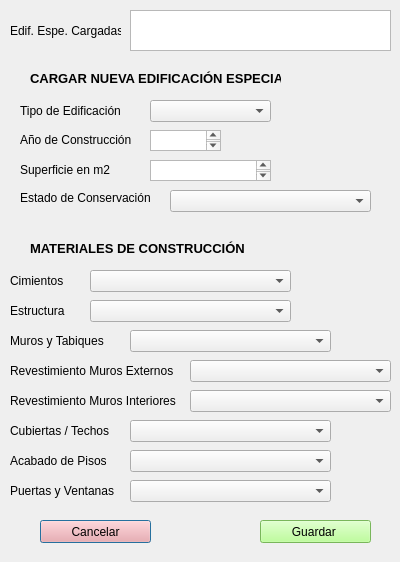
<?xml version="1.0" encoding="UTF-8"?>
<ui version="4.0">
 <class>Dialog</class>
 <widget class="QDialog" name="Dialog">
  <property name="geometry">
   <rect>
    <x>0</x>
    <y>0</y>
    <width>400</width>
    <height>562</height>
   </rect>
  </property>
  <property name="windowTitle">
   <string>Dialog</string>
  </property>
  <widget class="QListWidget" name="list_bbdd">
   <property name="geometry">
    <rect>
     <x>130</x>
     <y>10</y>
     <width>261</width>
     <height>41</height>
    </rect>
   </property>
  </widget>
  <widget class="QLabel" name="label">
   <property name="geometry">
    <rect>
     <x>10</x>
     <y>20</y>
     <width>111</width>
     <height>21</height>
    </rect>
   </property>
   <property name="font">
    <font>
     <pointsize>9</pointsize>
    </font>
   </property>
   <property name="text">
    <string>Edif. Espe. Cargadas</string>
   </property>
  </widget>
  <widget class="QComboBox" name="comboBox_tipo_edi">
   <property name="geometry">
    <rect>
     <x>150</x>
     <y>100</y>
     <width>121</width>
     <height>22</height>
    </rect>
   </property>
   <item>
    <property name="text">
     <string/>
    </property>
   </item>
   <item>
    <property name="text">
     <string>Cine</string>
    </property>
   </item>
   <item>
    <property name="text">
     <string>Centro Comunitario</string>
    </property>
   </item>
   <item>
    <property name="text">
     <string>Centro Educativo</string>
    </property>
   </item>
   <item>
    <property name="text">
     <string>Comercio</string>
    </property>
   </item>
   <item>
    <property name="text">
     <string>Club Deportivo</string>
    </property>
   </item>
   <item>
    <property name="text">
     <string>Club Social</string>
    </property>
   </item>
   <item>
    <property name="text">
     <string>Galería Cubierta</string>
    </property>
   </item>
   <item>
    <property name="text">
     <string>Garaje Colectivo</string>
    </property>
   </item>
   <item>
    <property name="text">
     <string>Gasolinera</string>
    </property>
   </item>
   <item>
    <property name="text">
     <string>Hospital</string>
    </property>
   </item>
   <item>
    <property name="text">
     <string>Hotel</string>
    </property>
   </item>
   <item>
    <property name="text">
     <string>Industrial</string>
    </property>
   </item>
   <item>
    <property name="text">
     <string>Motel</string>
    </property>
   </item>
   <item>
    <property name="text">
     <string>Restaurante</string>
    </property>
   </item>
   <item>
    <property name="text">
     <string>Supermercado</string>
    </property>
   </item>
   <item>
    <property name="text">
     <string>Templo</string>
    </property>
   </item>
  </widget>
  <widget class="QLabel" name="label_2">
   <property name="geometry">
    <rect>
     <x>30</x>
     <y>70</y>
     <width>251</width>
     <height>16</height>
    </rect>
   </property>
   <property name="font">
    <font>
     <pointsize>10</pointsize>
     <weight>75</weight>
     <bold>true</bold>
    </font>
   </property>
   <property name="text">
    <string>CARGAR NUEVA EDIFICACIÓN ESPECIAL</string>
   </property>
  </widget>
  <widget class="QLabel" name="label_3">
   <property name="geometry">
    <rect>
     <x>20</x>
     <y>100</y>
     <width>111</width>
     <height>21</height>
    </rect>
   </property>
   <property name="font">
    <font>
     <pointsize>9</pointsize>
    </font>
   </property>
   <property name="text">
    <string>Tipo de Edificación</string>
   </property>
  </widget>
  <widget class="QComboBox" name="comboBox_conservacion">
   <property name="geometry">
    <rect>
     <x>170</x>
     <y>190</y>
     <width>201</width>
     <height>22</height>
    </rect>
   </property>
   <item>
    <property name="text">
     <string/>
    </property>
   </item>
   <item>
    <property name="text">
     <string>Excelente</string>
    </property>
   </item>
   <item>
    <property name="text">
     <string>Muy Bueno</string>
    </property>
   </item>
   <item>
    <property name="text">
     <string>Bueno</string>
    </property>
   </item>
   <item>
    <property name="text">
     <string>Regular</string>
    </property>
   </item>
   <item>
    <property name="text">
     <string>Malo</string>
    </property>
   </item>
   <item>
    <property name="text">
     <string>Muy Malo</string>
    </property>
   </item>
  </widget>
  <widget class="QLabel" name="label_8">
   <property name="geometry">
    <rect>
     <x>20</x>
     <y>190</y>
     <width>131</width>
     <height>16</height>
    </rect>
   </property>
   <property name="font">
    <font>
     <pointsize>9</pointsize>
    </font>
   </property>
   <property name="text">
    <string>Estado de Conservación</string>
   </property>
  </widget>
  <widget class="QLabel" name="label_26">
   <property name="geometry">
    <rect>
     <x>20</x>
     <y>130</y>
     <width>121</width>
     <height>20</height>
    </rect>
   </property>
   <property name="font">
    <font>
     <pointsize>9</pointsize>
    </font>
   </property>
   <property name="text">
    <string>Año de Construcción</string>
   </property>
  </widget>
  <widget class="QPlainTextEdit" name="anyo">
   <property name="geometry">
    <rect>
     <x>150</x>
     <y>130</y>
     <width>71</width>
     <height>21</height>
    </rect>
   </property>
  </widget>
  <widget class="QLabel" name="label_27">
   <property name="geometry">
    <rect>
     <x>20</x>
     <y>160</y>
     <width>121</width>
     <height>20</height>
    </rect>
   </property>
   <property name="font">
    <font>
     <pointsize>9</pointsize>
    </font>
   </property>
   <property name="text">
    <string>Superficie en m2</string>
   </property>
  </widget>
  <widget class="QPlainTextEdit" name="superficie">
   <property name="geometry">
    <rect>
     <x>150</x>
     <y>160</y>
     <width>121</width>
     <height>21</height>
    </rect>
   </property>
  </widget>
  <widget class="QLabel" name="label_4">
   <property name="geometry">
    <rect>
     <x>30</x>
     <y>240</y>
     <width>251</width>
     <height>16</height>
    </rect>
   </property>
   <property name="font">
    <font>
     <pointsize>10</pointsize>
     <weight>75</weight>
     <bold>true</bold>
    </font>
   </property>
   <property name="text">
    <string>MATERIALES DE CONSTRUCCIÓN</string>
   </property>
  </widget>
  <widget class="QLabel" name="label_5">
   <property name="geometry">
    <rect>
     <x>10</x>
     <y>270</y>
     <width>71</width>
     <height>21</height>
    </rect>
   </property>
   <property name="font">
    <font>
     <pointsize>9</pointsize>
    </font>
   </property>
   <property name="text">
    <string>Cimientos</string>
   </property>
  </widget>
  <widget class="QComboBox" name="comboBox_cimientos">
   <property name="geometry">
    <rect>
     <x>90</x>
     <y>270</y>
     <width>201</width>
     <height>22</height>
    </rect>
   </property>
   <item>
    <property name="text">
     <string/>
    </property>
   </item>
   <item>
    <property name="text">
     <string>Radier o Pilotaje</string>
    </property>
   </item>
   <item>
    <property name="text">
     <string>Hormigón Armado</string>
    </property>
   </item>
   <item>
    <property name="text">
     <string>Hormigón</string>
    </property>
   </item>
   <item>
    <property name="text">
     <string>Hormigón Ciclópeo</string>
    </property>
   </item>
   <item>
    <property name="text">
     <string>Ladrillo y Cemento</string>
    </property>
   </item>
   <item>
    <property name="text">
     <string>Piedra y Barro</string>
    </property>
   </item>
   <item>
    <property name="text">
     <string>Sin Cimentación</string>
    </property>
   </item>
  </widget>
  <widget class="QLabel" name="label_6">
   <property name="geometry">
    <rect>
     <x>10</x>
     <y>300</y>
     <width>71</width>
     <height>21</height>
    </rect>
   </property>
   <property name="font">
    <font>
     <pointsize>9</pointsize>
    </font>
   </property>
   <property name="text">
    <string>Estructura</string>
   </property>
  </widget>
  <widget class="QLabel" name="label_7">
   <property name="geometry">
    <rect>
     <x>10</x>
     <y>330</y>
     <width>101</width>
     <height>21</height>
    </rect>
   </property>
   <property name="font">
    <font>
     <pointsize>9</pointsize>
    </font>
   </property>
   <property name="text">
    <string>Muros y Tabiques</string>
   </property>
  </widget>
  <widget class="QLabel" name="label_9">
   <property name="geometry">
    <rect>
     <x>10</x>
     <y>360</y>
     <width>171</width>
     <height>21</height>
    </rect>
   </property>
   <property name="font">
    <font>
     <pointsize>9</pointsize>
    </font>
   </property>
   <property name="text">
    <string>Revestimiento Muros Externos</string>
   </property>
  </widget>
  <widget class="QLabel" name="label_10">
   <property name="geometry">
    <rect>
     <x>10</x>
     <y>390</y>
     <width>171</width>
     <height>21</height>
    </rect>
   </property>
   <property name="font">
    <font>
     <pointsize>9</pointsize>
    </font>
   </property>
   <property name="text">
    <string>Revestimiento Muros Interiores</string>
   </property>
  </widget>
  <widget class="QLabel" name="label_11">
   <property name="geometry">
    <rect>
     <x>10</x>
     <y>420</y>
     <width>111</width>
     <height>21</height>
    </rect>
   </property>
   <property name="font">
    <font>
     <pointsize>9</pointsize>
    </font>
   </property>
   <property name="text">
    <string>Cubiertas / Techos</string>
   </property>
  </widget>
  <widget class="QLabel" name="label_12">
   <property name="geometry">
    <rect>
     <x>10</x>
     <y>450</y>
     <width>111</width>
     <height>21</height>
    </rect>
   </property>
   <property name="font">
    <font>
     <pointsize>9</pointsize>
    </font>
   </property>
   <property name="text">
    <string>Acabado de Pisos</string>
   </property>
  </widget>
  <widget class="QLabel" name="label_13">
   <property name="geometry">
    <rect>
     <x>10</x>
     <y>480</y>
     <width>111</width>
     <height>21</height>
    </rect>
   </property>
   <property name="font">
    <font>
     <pointsize>9</pointsize>
    </font>
   </property>
   <property name="text">
    <string>Puertas y Ventanas</string>
   </property>
  </widget>
  <widget class="QComboBox" name="comboBox_estructura">
   <property name="geometry">
    <rect>
     <x>90</x>
     <y>300</y>
     <width>201</width>
     <height>22</height>
    </rect>
   </property>
   <item>
    <property name="text">
     <string/>
    </property>
   </item>
   <item>
    <property name="text">
     <string>Hormigón Armado</string>
    </property>
   </item>
   <item>
    <property name="text">
     <string>Metálica</string>
    </property>
   </item>
   <item>
    <property name="text">
     <string>Piedra </string>
    </property>
   </item>
   <item>
    <property name="text">
     <string>Ladrillo o Madera</string>
    </property>
   </item>
   <item>
    <property name="text">
     <string>Sin Estructura</string>
    </property>
   </item>
  </widget>
  <widget class="QComboBox" name="comboBox_muros">
   <property name="geometry">
    <rect>
     <x>130</x>
     <y>330</y>
     <width>201</width>
     <height>22</height>
    </rect>
   </property>
   <item>
    <property name="text">
     <string/>
    </property>
   </item>
   <item>
    <property name="text">
     <string>Hormigón Armado</string>
    </property>
   </item>
   <item>
    <property name="text">
     <string>Piedra Cortada</string>
    </property>
   </item>
   <item>
    <property name="text">
     <string>Vidrio</string>
    </property>
   </item>
   <item>
    <property name="text">
     <string>Ladrillo </string>
    </property>
   </item>
   <item>
    <property name="text">
     <string>Bloques Prefabricados</string>
    </property>
   </item>
   <item>
    <property name="text">
     <string>Paneles o Aglomerados</string>
    </property>
   </item>
   <item>
    <property name="text">
     <string>Madera</string>
    </property>
   </item>
   <item>
    <property name="text">
     <string>Adobe</string>
    </property>
   </item>
   <item>
    <property name="text">
     <string>Tapial</string>
    </property>
   </item>
   <item>
    <property name="text">
     <string>Cañahueca o Similar</string>
    </property>
   </item>
  </widget>
  <widget class="QComboBox" name="comboBox_externos">
   <property name="geometry">
    <rect>
     <x>190</x>
     <y>360</y>
     <width>201</width>
     <height>22</height>
    </rect>
   </property>
   <item>
    <property name="text">
     <string/>
    </property>
   </item>
   <item>
    <property name="text">
     <string>Mármol</string>
    </property>
   </item>
   <item>
    <property name="text">
     <string>Cerámica</string>
    </property>
   </item>
   <item>
    <property name="text">
     <string>Mosaico/Madera</string>
    </property>
   </item>
   <item>
    <property name="text">
     <string>Piedra</string>
    </property>
   </item>
   <item>
    <property name="text">
     <string>Ladrillo Visto</string>
    </property>
   </item>
   <item>
    <property name="text">
     <string>Reboque Cal / Cemento</string>
    </property>
   </item>
   <item>
    <property name="text">
     <string>Yeso Pintado</string>
    </property>
   </item>
   <item>
    <property name="text">
     <string>Barro </string>
    </property>
   </item>
   <item>
    <property name="text">
     <string>Sin Acabado</string>
    </property>
   </item>
  </widget>
  <widget class="QComboBox" name="comboBox_interiores">
   <property name="geometry">
    <rect>
     <x>190</x>
     <y>390</y>
     <width>201</width>
     <height>22</height>
    </rect>
   </property>
   <item>
    <property name="text">
     <string/>
    </property>
   </item>
   <item>
    <property name="text">
     <string>Mármol</string>
    </property>
   </item>
   <item>
    <property name="text">
     <string>Cerámica/ Azulejo</string>
    </property>
   </item>
   <item>
    <property name="text">
     <string>Mosaico / Madera</string>
    </property>
   </item>
   <item>
    <property name="text">
     <string>Piedra</string>
    </property>
   </item>
   <item>
    <property name="text">
     <string>Revoque Cal / Cemento</string>
    </property>
   </item>
   <item>
    <property name="text">
     <string>Ladrillo Visto</string>
    </property>
   </item>
   <item>
    <property name="text">
     <string>Revoque Yeso</string>
    </property>
   </item>
   <item>
    <property name="text">
     <string>Revoque Barro</string>
    </property>
   </item>
   <item>
    <property name="text">
     <string>Sin Acabado</string>
    </property>
   </item>
  </widget>
  <widget class="QComboBox" name="comboBox_techos">
   <property name="geometry">
    <rect>
     <x>130</x>
     <y>420</y>
     <width>201</width>
     <height>22</height>
    </rect>
   </property>
   <item>
    <property name="text">
     <string/>
    </property>
   </item>
   <item>
    <property name="text">
     <string>Losa H° A°</string>
    </property>
   </item>
   <item>
    <property name="text">
     <string>Placas C / Cartón Asfáltico</string>
    </property>
   </item>
   <item>
    <property name="text">
     <string>Placas de Fibrocemento</string>
    </property>
   </item>
   <item>
    <property name="text">
     <string>Tejas</string>
    </property>
   </item>
   <item>
    <property name="text">
     <string>Calamina</string>
    </property>
   </item>
   <item>
    <property name="text">
     <string>Paja</string>
    </property>
   </item>
   <item>
    <property name="text">
     <string>Palmas / Hojas</string>
    </property>
   </item>
   <item>
    <property name="text">
     <string>Sin Acabado</string>
    </property>
   </item>
  </widget>
  <widget class="QComboBox" name="comboBox_pisos">
   <property name="geometry">
    <rect>
     <x>130</x>
     <y>450</y>
     <width>201</width>
     <height>22</height>
    </rect>
   </property>
   <item>
    <property name="text">
     <string/>
    </property>
   </item>
   <item>
    <property name="text">
     <string>Mármol</string>
    </property>
   </item>
   <item>
    <property name="text">
     <string>Cerámica Esmaltada</string>
    </property>
   </item>
   <item>
    <property name="text">
     <string>Alfombrado</string>
    </property>
   </item>
   <item>
    <property name="text">
     <string>Parket</string>
    </property>
   </item>
   <item>
    <property name="text">
     <string>Placas / Piedra</string>
    </property>
   </item>
   <item>
    <property name="text">
     <string>Machihembre</string>
    </property>
   </item>
   <item>
    <property name="text">
     <string>Ladrillo</string>
    </property>
   </item>
   <item>
    <property name="text">
     <string>Cemento</string>
    </property>
   </item>
   <item>
    <property name="text">
     <string>Tierra</string>
    </property>
   </item>
  </widget>
  <widget class="QComboBox" name="comboBox_ventanas">
   <property name="geometry">
    <rect>
     <x>130</x>
     <y>480</y>
     <width>201</width>
     <height>22</height>
    </rect>
   </property>
   <item>
    <property name="text">
     <string/>
    </property>
   </item>
   <item>
    <property name="text">
     <string>Aluminio</string>
    </property>
   </item>
   <item>
    <property name="text">
     <string>Madera Tipo 1</string>
    </property>
   </item>
   <item>
    <property name="text">
     <string>Metal Tipo 1</string>
    </property>
   </item>
   <item>
    <property name="text">
     <string>Madera Tipo 2</string>
    </property>
   </item>
   <item>
    <property name="text">
     <string>Metal Tipo 2</string>
    </property>
   </item>
   <item>
    <property name="text">
     <string>Madera Tipo 3</string>
    </property>
   </item>
   <item>
    <property name="text">
     <string>Sin Puerta / Ventana</string>
    </property>
   </item>
   <item>
    <property name="text">
     <string>Sin Acabado</string>
    </property>
   </item>
  </widget>
  <widget class="QPushButton" name="btn_cancelar">
   <property name="geometry">
    <rect>
     <x>40</x>
     <y>520</y>
     <width>111</width>
     <height>23</height>
    </rect>
   </property>
   <property name="styleSheet">
    <string notr="true">background-color:rgb(255, 155, 155)</string>
   </property>
   <property name="text">
    <string>Cancelar</string>
   </property>
  </widget>
  <widget class="QPushButton" name="btn_guardar">
   <property name="geometry">
    <rect>
     <x>260</x>
     <y>520</y>
     <width>111</width>
     <height>23</height>
    </rect>
   </property>
   <property name="styleSheet">
    <string notr="true">background-color:rgb(170, 255, 127)</string>
   </property>
   <property name="text">
    <string>Guardar </string>
   </property>
  </widget>
 </widget>
 <resources/>
 <connections/>
</ui>
